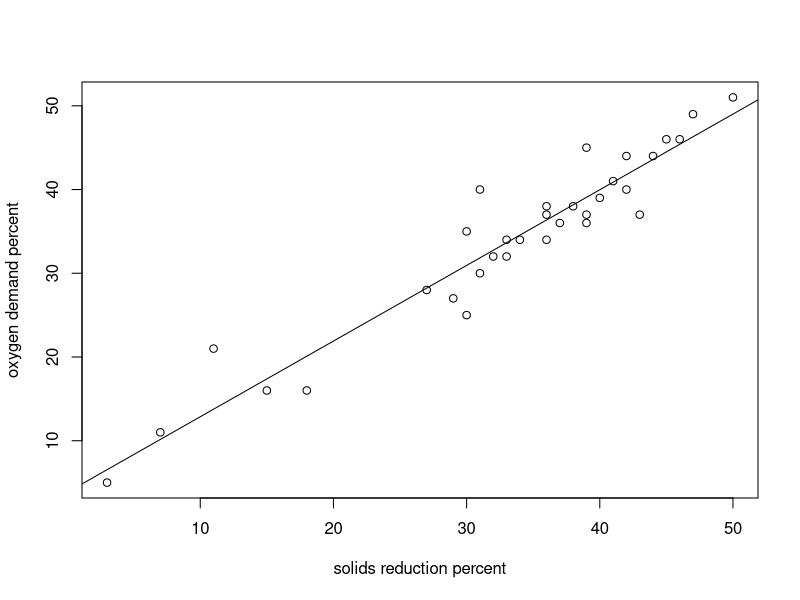

R code for this plot: (Note: this script raises an error after producing the figure.)
setwd("/datascience/projects/statisticallyfit/github/R/RStatistics/STAT210 Statistical Modelling and Experimental Design/PRACTICALS/Worksheet_Chapter3_ODP_SRP/")

options(digits=10, show.signif.stars = FALSE)


dat1 <- read.table("worksheet1_data.txt", header=TRUE)
head(dat1)
attach(dat1)

xy.lm <- lm(ODP ~ SRP, data=dat1)

# Plot data and fitted line
plot(ODP ~ SRP, data=dat1, ylab="oxygen demand percent", xlab="solids reduction percent")
abline(xy.lm)
# Question 1: association seems strong, positive linear relation between x and y. 



# Step 2 - summary
summary(xy.lm)
anova(xy.lm)
# CI for regression coefs
betaCI(xy.lm)

# Question 2: line of fit: y-hat = 3.8296 + 0.9036x
# Question 3: t-test is significant and F-test is also , so yes SRP seems a good
# predictor of ODP
# Question 4: cor coef is
cor(ODP, SRP) # strong, positive linear relation
# note: positive since slope of B1 > 0
# Question 5: R^2: 
cor(ODP, SRP)^2
# About 91.3% of the sample variation in ODP is explained by the least squares line
# with SRP as predictor. 
# Question 6: signma squared estimate is s^2
3.23^2 # residual standard error on 31 degrees freedom
# also from sse/n-2 calculation
anv = anova(xy.lm)
anv$`Sum Sq`[2] / (nrow(dat1) - 2)

# Question 7 - interpretation of B1 confint
betaCI(xy.lm)
# We are 95% confident that for every 1-% increase in SRP, the average ODP increases
# by between 0.801 % and 1.01%. 

# INTERPRET SLOPE
# For a 1% increase in SRP, ODP will increase by 0.9%. 



# Step 3 - check model assumptions
par(mfrow=c(1,2))
plot(xy.lm, which=1:2, add.smooth=F)

library(ggplot2)
library(ggfortify)
autoplot(xy.lm)

# shaprio wilk normal residuals?
shapiro.test(xy.lm$residuals) # no evidence to reject null of normality. 

# Question 8 - assumptions of linear model: 
# 1. expectation of residuals E(ei | xi) = 0
# 2. variance of residuals is same for each xi: Var(ei | xi) = sigma^2 homoskedascity
# 3. residuals are normal with above mean and variance. 
# 4. errors associated with any two observations (yi, yj) are independent. So error
# from one y has no effect on error associated with other y-value (observed). 

# Question 9 - residuals appear normal (plot 2) and appear to have no pattern when
# compared to fitted y values (plot 1) so variance seems the same for all errors. 
# Observations 3 and 11 and 23 are potential outliers since they are
# outside the 2 standard dev. limit. 

# Question 10 - p-value = 0.10, not sig. at alpha=0.05 so no evidence to reject 
# the null hypothesis of normality

# Question 11 - reliability of SLR model based on CI and PI



# Step 4: Predicting
pred.df <- data.frame(SRP=c(10,20,30,40,50,60,70,80))
CI <- data.frame(predict(xy.lm, interval="confidence", newdata=pred.df))
PI <- data.frame(predict(xy.lm, interval="predict", newdata=pred.df))
cbind(pred.df$SRP, CI, PI)

# Plotting confidence bands
par(mfrow=c(1,1))
plot(pred.df$SRP, CI$fit, type="b", pch=16, xlab="SRP", ylab="mean ODP", 
     main="Scatterplot of ODP ~ SRP, with predicted values and 95% 
     confidence and prediction abnds")
points(dat1$ODP, dat1$SRP)

legend(10, 50, lty=c(1, 2, 3), legend=c("Line of best fit", 
                                        "95% Confidence Bands",
                                        "95% Prediction Bands"))
legend(10, 42, pch=c(1,16), legend=c("observed values", "predicted values"))

# lwr CI
lines(pred.df$SRP, CI[,2], lty=2) # lty = linetype, lty = 2 is dashed
# upr CI
lines(pred.df$SRP, CI[,3], lty=2)
# lwr PI
lines(pred.df$SRP, PI[,2], lty=3) # pred intervals always wider than CIs
# upr PI
lines(pred.df$SRP, PI[,3], lty=3)
